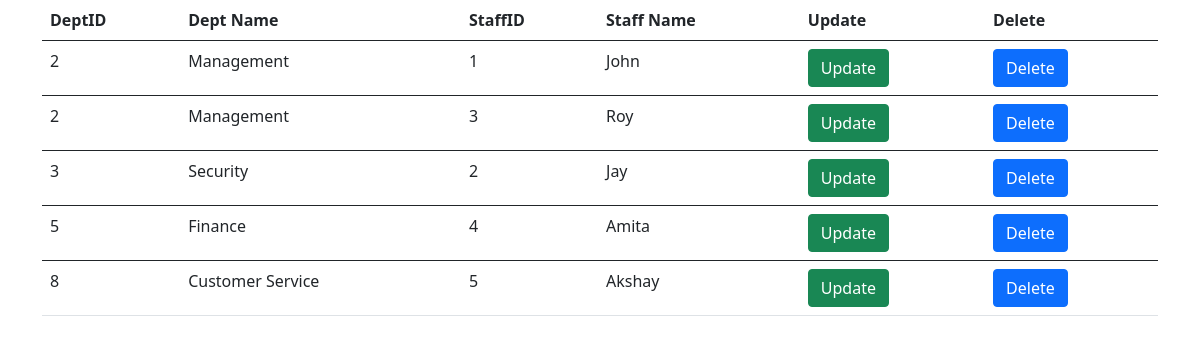
Screenshot of /staff_dept_display.php with the database file from the repository.
### tables this page shows
CREATE TABLE `staff_dept` (
  `ID` int NOT NULL,
  `StaffID` int UNSIGNED NOT NULL,
  `DeptID` int UNSIGNED NOT NULL
);

CREATE TABLE `department` (
  `DeptID` int UNSIGNED NOT NULL,
  `Name` varchar(100) NOT NULL
);

CREATE TABLE `staff` (
  `StaffID` int UNSIGNED NOT NULL,
  `StaffName` varchar(45) NOT NULL
);

### staff_dept_display.php (the view, shortened to what this page needs)
<!doctype html>
<html lang="en">
<head>
  <link rel = "stylesheet" href="https://cdn.jsdelivr.net/npm/bootstrap@5.0.0-beta1/dist/css/bootstrap.min.css">
</head>
<body>
  <div class = "container">
    <div class = "row">
      <div class = "clo-lg-6 m-auto">
        <table class="table">
          <thead>
            <tr>
              <th scope="col">DeptID</th>
              <th scope="col">Dept Name</th>
              <th scope="col">StaffID</th>
              <th scope="col">Staff Name</th>
              <th scope="col">Update</th>
              <th scope="col">Delete</th>
            </tr>
          </thead>
          <?php
            include 'open_connection.php';
            $query = "SELECT SD.ID, SD.DeptID , D.Name , SD.StaffID , S.StaffName
              From staff_dept AS SD
              LEFT OUTER JOIN department AS D USING (DeptID)
              LEFT OUTER JOIN staff AS S USING (StaffID); ";
            $result = mysqli_query($conn,$query);
            while($res=mysqli_fetch_array($result)){
            ?>
          <tbody>
            <tr>
              <td><?php echo $res['DeptID'] ?></td>
              <td><?php echo $res['Name'] ?></td>
              <td><?php echo $res['StaffID'] ?></td>
              <td><?php echo $res['StaffName'] ?></td>
              <td><a href = "staff_dept_update.php?ID=<?php echo $res['ID'] ?>"><input type="button" class="btn btn-success" value="Update"></a></td>
              <td><a href = "staff_dept_delete.php?ID=<?php echo $res['ID'] ?>"><input type="button" class="btn btn-primary" value="Delete"></a></td>
            </tr>
          </tbody>
          <?php
        }
          ?>
        </table>
      </div>
    </div>
  </div>
</body>
</html>

### rows the page displays
staff_dept: DeptID "2", DeptID.Name "Management", StaffID "1", StaffID.StaffName "John"
staff_dept: DeptID "2", DeptID.Name "Management", StaffID "3", StaffID.StaffName "Roy"
staff_dept: DeptID "3", DeptID.Name "Security", StaffID "2", StaffID.StaffName "Jay"
staff_dept: DeptID "5", DeptID.Name "Finance", StaffID "4", StaffID.StaffName "Amita"
staff_dept: DeptID "8", DeptID.Name "Customer Service", StaffID "5", StaffID.StaffName "Akshay"
